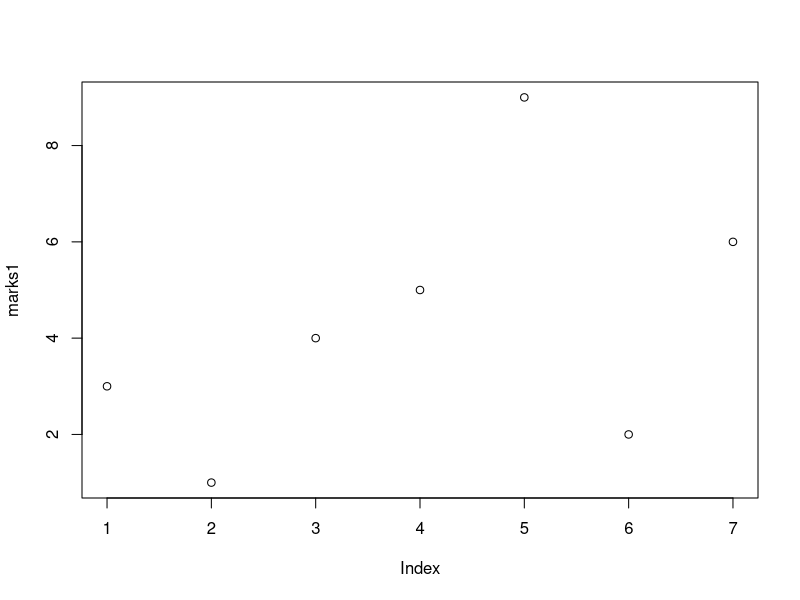

Reproduce this figure in R.
#clustering

 
marks1 = c(3,1,4,5,9,2,6)
length(marks1)
plot(marks1)
k1=kmeans(marks1, centers=2)
k1
cbind(marks1, k1$cluster)
